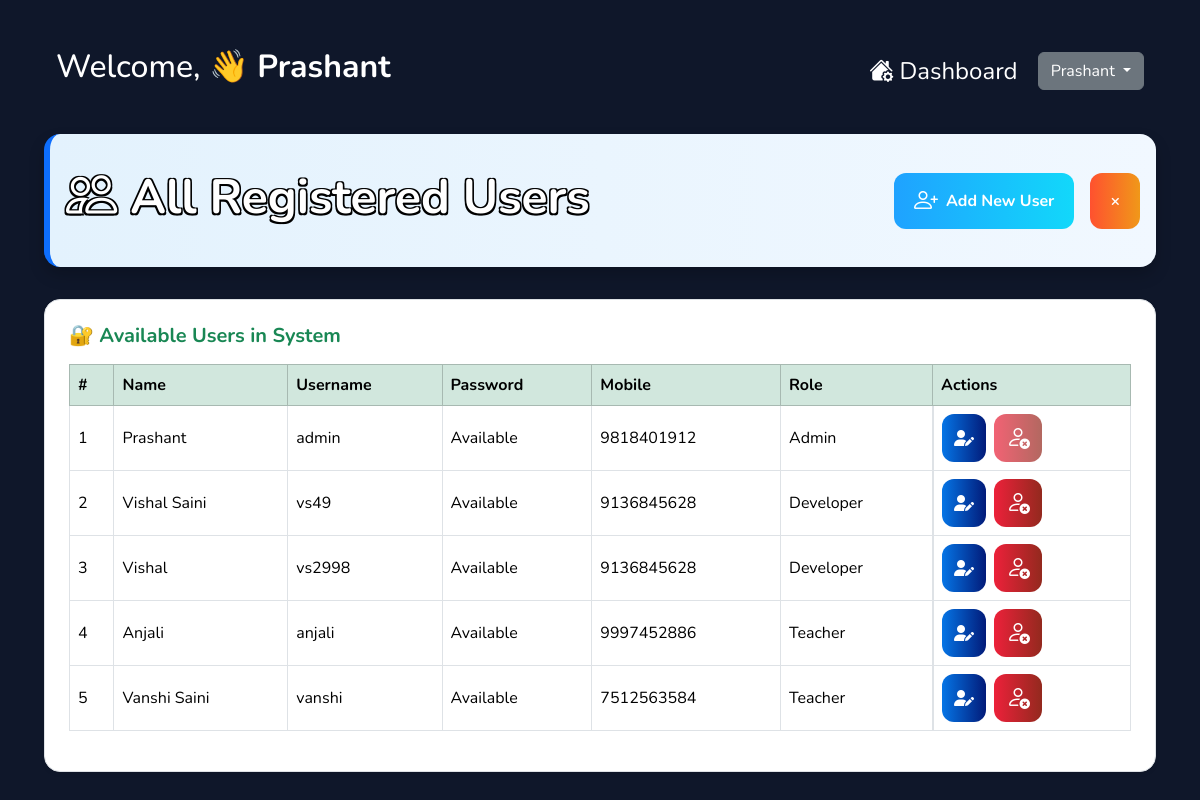
Screenshot of /show_users (signed in) with the database file from the repository.
### models.py (models this page shows, shortened)
class User(db.Model):
    id = db.Column(db.Integer, primary_key=True)
    name = db.Column(db.String(100), nullable=False)
    username = db.Column(db.String(50), unique=True, nullable=False)
    password_hash = db.Column(db.String(128), nullable=False)
    mobile = db.Column(db.String(15))
    role = db.Column(db.String(20), nullable=False, default='admin')

### app.py (the view)
@app.route('/show_users')
def show_users():
    if 'user_id' not in session or session['role'] not in ['admin', 'developer']:
        flash("Access denied.")
        return redirect(url_for('dashboard'))
    users = User.query.all()
    return render_template('show_users.html', users=users)

### app.py (called while the page is built)
@app.context_processor
def inject_csrf_token():
    return dict(csrf_token=generate_csrf)

### templates/show_users.html (shortened to what this page needs)
{% extends "base.html" %}
{% block content %}
<div class="page-head gr-bg-white">
  <div class="fancy-heading emoji"><i class="bi bi-people"></i> All Registered Users</div>
  <div class="d-flex gap-3">
    {% if session['role'] in ['admin', 'developer'] %}
    <a href="{{ url_for('register_user') }}" class="btn-gradient btn-blue"><i class="bi bi-person-plus"></i> Add New User </a>
    {% endif %}
    <a href="{{ url_for('dashboard') }}" class="btn-gradient btn-red" title="Close">×</a>
  </div>
</div>
<div class="bg-white border rounded-4 shadow-sm p-4 mb-4">
  <h5 class="fw-bold text-success mb-3">🔐 Available Users in System</h5>
  <div class="table-responsive">
    <table class="table table-bordered align-middle">
      <thead class="table-success">
        <tr>
          <th>#</th>
          <th>Name</th>
          <th>Username</th>
          <th>Password</th>
          <th>Mobile</th>
          <th>Role</th>
          <th>Actions</th>
        </tr>
      </thead>
      <tbody>
        {% for user in users %}
      <tr>
        <td>{{ loop.index }}</td>
        <td>{{ user.name }}</td>
        <td>{{ user.username }}</td>
        <td>{{ 'Available' if user.password_hash else 'N/A' }}</td>
        <td>{{ user.mobile }}</td>
        <td>{{ user.role.capitalize() }}</td>
        <td class="d-flex gap-2">
          <a href="{{ url_for('update_profile', user_id=user.id) }}" class="icon-gradient gr-bg-blue-h" title="Update Profile"><i class="fa-solid fa-user-pen"></i></a>
          <button class="icon-gradient gr-bg-red-h single-delete-btn" title="Remove User" data-id="{{ user.id }}" data-entity="user" {% if user.id == session['user_id'] %}disabled{% endif %}><i class="bi bi-person-x"></i></button>
        </td>
      </tr>
      {% endfor %}
      </tbody>
    </table>
  </div>
</div>
{% endblock %}

### templates/base.html (shortened to what this page needs)
<!DOCTYPE html>
<html lang="en">
<head>
  <link href="https://cdn.jsdelivr.net/npm/bootstrap@5.3.2/dist/css/bootstrap.min.css" rel="stylesheet" />
  <link href="https://cdn.jsdelivr.net/npm/bootstrap-icons@1.10.5/font/bootstrap-icons.css" rel="stylesheet">
  <link rel="stylesheet" href="https://cdnjs.cloudflare.com/ajax/libs/font-awesome/6.5.0/css/all.min.css">
  <link rel="stylesheet" href="{{ url_for('static', filename='css/style.css') }}">
</head>
<body>
{% if not hide_navbar %}
<div class="d-flex justify-content-between align-items-center px-4 py-3 text-white" style="background-color: transparent;">
  <div class="fs-4"><h2>Welcome, 👋 <strong>{{ session['name'] }}</strong></h2></div>
  <div class="dropdown">
    <a href="{{ url_for('dashboard') }}" class="text-white fs-4 me-3 align-middle"><i class="bi bi-house-gear-fill"></i> Dashboard</a>
    <button class="btn btn-secondary dropdown-toggle" type="button" id="dropdownMenuButton" data-bs-toggle="dropdown" aria-expanded="false">
      {{ session['name'] }}
    </button>
  </div>
</div>
{% endif %}
<div class="container mt-4">
  {% block content %}{% endblock %}
</div>
</body>
</html>

### static/css/style.css (style rules this page uses)
body { background: #0f172a; font-family: 'Nunito', sans-serif; color: white; margin: 0; padding: 2rem; }
a { text-decoration: none; }
.emoji { font-size: 3.5rem; margin-bottom: 0.5rem; }
.emoji > .bi { font-size: 3.2rem; margin-bottom: 0.5rem; }
.bi { font-size: 1.5rem; }
.page-head { border-radius: 16px; padding: 1.5rem 1rem; box-shadow: 0 8px 16px rgba(0, 0, 0, 0.2); transition: all 0.5s ease; display: flex; justify-content: space-between; align-items: center; margin-bottom: 2rem; border-left: 6px solid #0d6efd; }
.fancy-heading { font-family: 'Nunito', sans-serif; font-weight: 700; font-size: 3rem; text-align: center; text-shadow: 1px 1px 3px rgba(13, 110, 253, 0.3); color: white; text-shadow: -1.5px -1.5px 0 #000, 1.5px -1.5px 0 #000, -1.5px 1.5px 0 #000, 1.5px 1.5px 0 #000; }
.btn-gradient { border: none; color: white; padding: 10px 20px; border-radius: 12px; font-weight: bold; cursor: pointer; transition: all 0.3s ease-in-out; font-size: 1rem; display: inline-flex; align-items: center; justify-content: center; gap: 0.5rem; }
.btn-red { background: linear-gradient(to right, #ff512f, #f09819); }
.btn-blue { background: linear-gradient(to right, #1fa2ff, #12d8fa); }
.gr-bg-red-h { background: linear-gradient(to right, #ed213a, #93291e); }
.gr-bg-blue-h { background: linear-gradient(to right, #0575e6, #021b79); }
.gr-bg-white { background: linear-gradient(to right, #e3f2fd, #f1f8ff); }
.icon-gradient { border: none; color: white; padding: 6px 12px; border-radius: 12px; font-weight: bold; cursor: pointer; transition: all 0.3s ease-in-out; font-size: 1rem; display: inline-flex; align-items: center; justify-content: center; gap: 0.5rem; }
.icon-gradient:disabled { opacity: 0.7; cursor: not-allowed; transform: none !important; box-shadow: none !important; }

### rows the page displays
User: name "Prashant", username "admin", password_hash "Available", mobile "9818401912", role "Admin"
User: name "Vishal Saini", username "vs49", password_hash "Available", mobile "9136845628", role "Developer"
User: name "Vishal", username "vs2998", password_hash "Available", mobile "9136845628", role "Developer"
User: name "Anjali", username "anjali", password_hash "Available", mobile "9997452886", role "Teacher"
User: name "Vanshi Saini", username "vanshi", password_hash "Available", mobile "7512563584", role "Teacher"
